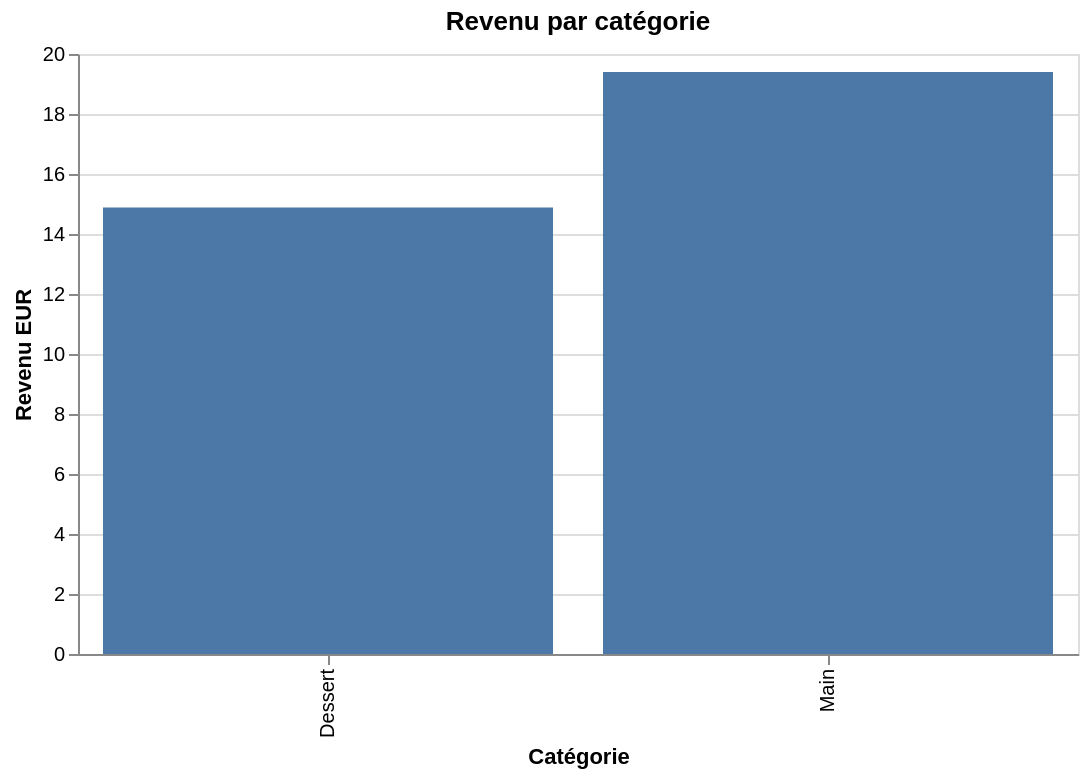

The notebook cell saved with this chart:
### Code cell
alt.Chart(category_summary).mark_bar().encode(
    x=alt.X("Category:N", title="Catégorie"),
    y=alt.Y("revenue_eur:Q", title="Revenu EUR"),
    tooltip=["Category", "nb_commandes", "revenue_eur"],
).properties(title="Revenu par catégorie", width=500)

### Figure 1 — Vega-Lite specification as saved in the notebook (floating-point values rounded to 4 significant figures)
{"config": {"view": {"continuousWidth": 300, "continuousHeight": 300}}, "data": {"name": "data-43d3d511e4896594419a3978f4285074"}, "mark": {"type": "bar"}, "encoding": {"tooltip": [{"field": "Category", "type": "nominal"}, {"field": "nb_commandes", "type": "quantitative"}, {"field": "revenue_eur", "type": "quantitative"}], "x": {"field": "Category", "title": "Catégorie", "type": "nominal"}, "y": {"field": "revenue_eur", "title": "Revenu EUR", "type": "quantitative"}}, "title": "Revenu par catégorie", "width": 500, "$schema": "https://vega.github.io/schema/vega-lite/v6.1.0.json", "datasets": {"data-43d3d511e4896594419a3978f4285074": [{"Category": "Main", "nb_commandes": 3, "revenue_eur": 19.4}, {"Category": "Dessert", "nb_commandes": 1, "revenue_eur": 14.88}]}}
